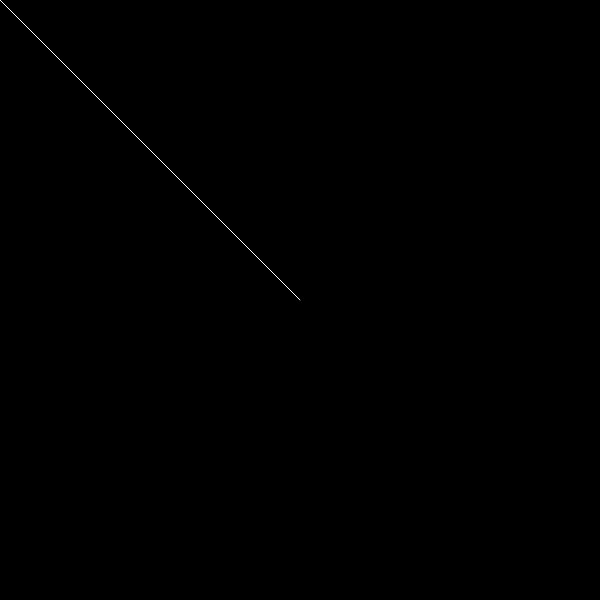
Frame 1 (no input)
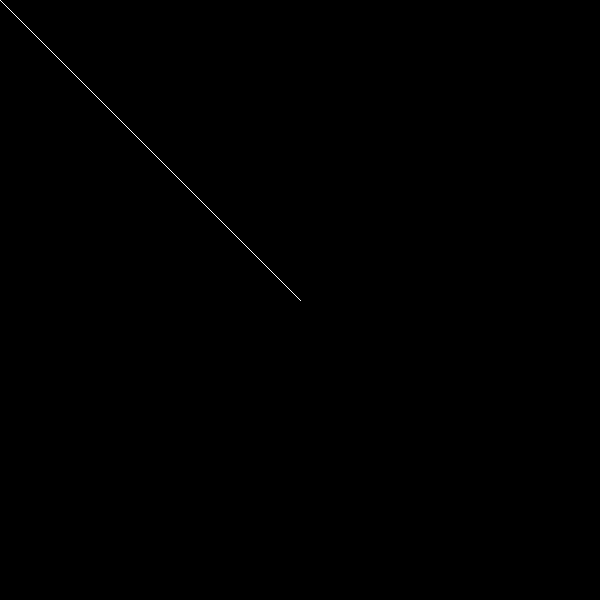
Frame 60 (no input)
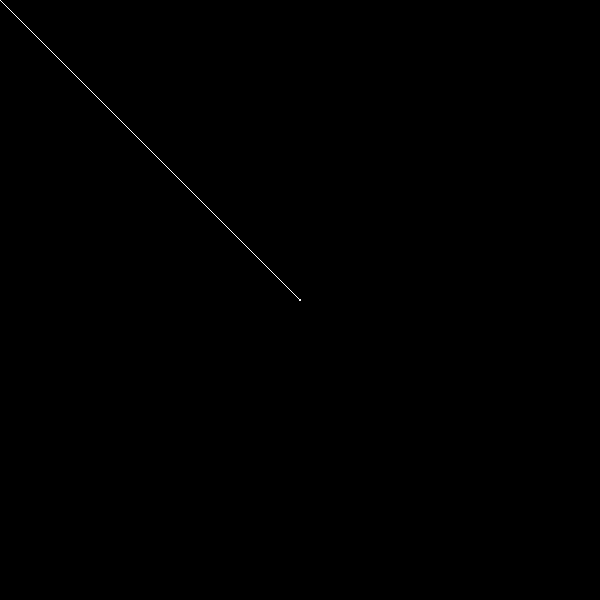
Frame 120 (the mouse pressed at the canvas centre since frame 60)

The p5.js sketch that drew these frames (run headless with seeded random() and noise() and a simulated clock; from frame 60 on, the mouse is pressed at the canvas centre):

// p5.js sketch
// ── sketch.js
function setup() {
  createCanvas(600, 600);
  background(0);
}

function draw() {
	stroke(255);
  line(300, 300, mouseX, mouseY);
}
